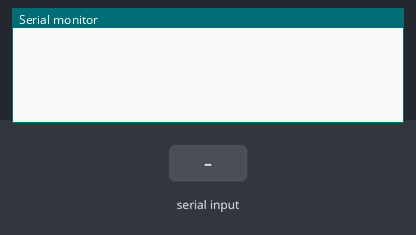
A sketch run on a simulated Arduino Uno, built with avr-gcc and run on an emulated ATmega328P. On the bench: the last lines printed to the serial monitor. The inputs (shaded band) are chosen by the test bench.

Above: at 1.2 s.
1.3 s: "," received over Serial
At 1.8 s:
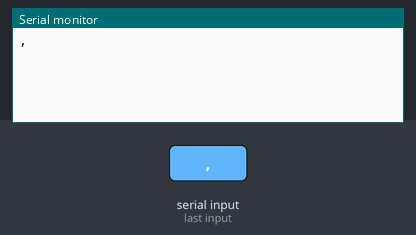
2.8 s: "90,45\n" received over Serial
At 4.1 s:
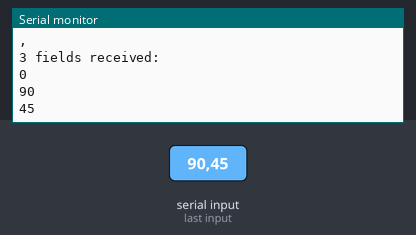

Measured:
- after the input at 1.3 s, the serial monitor: prints a new line at once (image 1)
- after the input at 2.8 s, the serial monitor: prints a new line at once (image 2)

The sketch:

12.SerialReceiveMultipleFields.ino
```cpp
// numbero of expected fields
const int NUMBER_OF_FIELDS = 3;

// current field being received
int field_index = 0;

// Array to hold velues
int values[NUMBER_OF_FIELDS] = {0,0,0};

void setup() {
    Serial.begin(9600);
}

void loop() {
    if( Serial.available()) {
        char ch = Serial.read();

        // Accumlate digits to build the value of a field
        if(ch >= '0' && ch <= '9') {
            values[field_index] = (values[field_index] * 10) + (ch - '0');
        }

        // Comma is our separator, so move on to the next field
        else if (ch == ',' && field_index <= NUMBER_OF_FIELDS){
            Serial.println(ch);
            field_index++;
        }

        // Any other character ends the acquisition of fields and
        // we provide some feedback, the we set the field to zero
        // to start collecting the new value
        else {
            Serial.print(field_index + 1);
            Serial.println(" fields received:");
            for(int i=0; i <= field_index; i++) {
                Serial.println(values[i]);
                values[i] = 0;
            }

            // Ready to start over
            field_index = 0;
        }
    }
}
```
